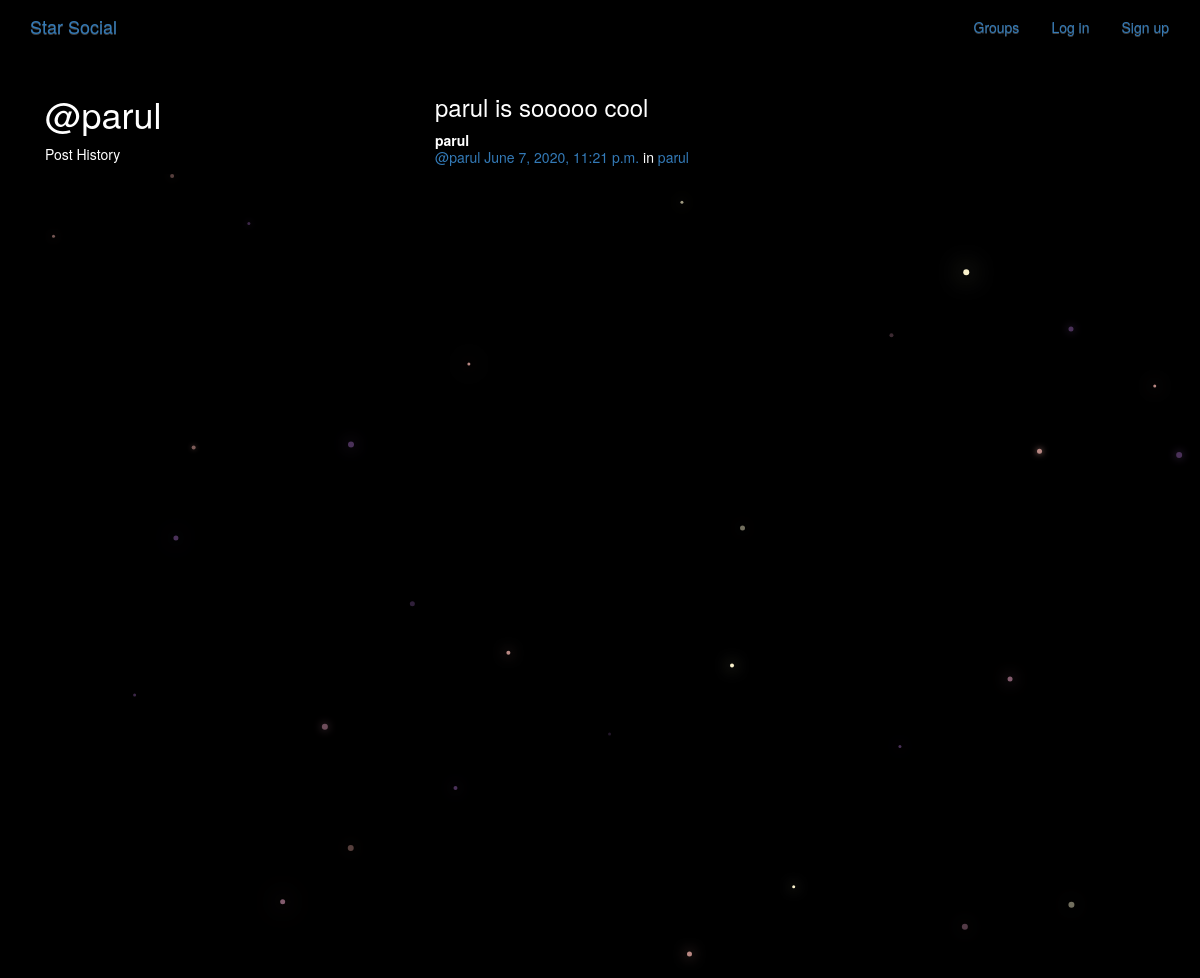
Page /posts/by/parul/ on the committed database.
### posts/models.py (models this page shows, shortened)
class Post(models.Model):
    user = models.ForeignKey(User, related_name="posts")
    created_at = models.DateTimeField(auto_now=True)
    message = models.TextField()
    message_html = models.TextField(editable=False)
    group = models.ForeignKey(Group, related_name="posts",null=True, blank=True)
    class Meta:
        ordering = ["-created_at"]
        unique_together = ["user", "message"]

### groups/models.py (models this page shows, shortened)
class Group(models.Model):
    name = models.CharField(max_length=255, unique=True)
    slug = models.SlugField(allow_unicode=True, unique=True)
    description = models.TextField(blank=True, default='')
    description_html = models.TextField(editable=False, default='', blank=True)
    members = models.ManyToManyField(User,through="GroupMember")
    class Meta:
        ordering = ["name"]

### posts/views.py (the view)
# urls.py: url(r"by/(?P<username>[-\w]+)/$",views.UserPosts.as_view(),name="for_user"),
class UserPosts(generic.ListView):
    model = models.Post
    template_name = "posts/user_post_list.html"
    def get_queryset(self):
        try:
            self.post_user = User.objects.prefetch_related("posts").get(
                username__iexact=self.kwargs.get("username")
            )
        except User.DoesNotExist:
            raise Http404
        else:
            return self.post_user.posts.all()
    def get_context_data(self, **kwargs):
        context = super().get_context_data(**kwargs)
        context["post_user"] = self.post_user
        return context

### posts/templates/posts/user_post_list.html
{% extends "posts/post_base.html" %}
{% block prepost %}
<div class="col-md-4">
	<h1>@{{ post_user.username }}</h1>
	<p>Post History</p>
</div>
{% endblock %}
{% block post_content %}
<div class="col-md-8">
	{% for post in post_list %}
		{% include "posts/_post.html" %}
	{% endfor %}
</div>
{% endblock %}

### posts/templates/posts/_post.html (shortened to what this page needs)
<div class="post media">
	<h3>{{ post.message_html|safe }}</h3>
	<div class="media-body">
		<strong>{{ post.user.username }}</strong>
		<h5 class="media-heading">
			<span class="username"><a href="{% url 'posts:for_user' username=post.user.username %}">@{{ post.user.username }}</a></span>
			<time class="time"><a href="{% url 'posts:single' username=post.user.username pk=post.pk %}">{{ post.created_at }}</a></time>
			{% if post.group %}
			<span class="group-name">in <a href="#">{{ post.group.name }}</a></span>
			{% endif %}
		</h5>
	</div>
</div>

### static/simplesocial/css/master.css (style rules this page uses)
body { margin: 0; overflow: hidden; background-color: black; color:white; }

### rows in the picture
Post: message_html "parul is sooooo cool", user.username "parul", created_at "June 7, 2020, 11:21 p.m.", group.name "parul"

### other values in the picture
{{ post_user.username }} "parul"
